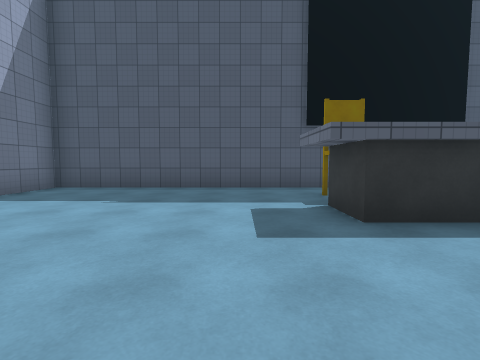
view 1 (above)

24 first-person views from a walk through a 3-D level made in the Unity game engine. The camera is 1.3 m above the floor, tilts 4° down and sees 85° across. The floor is counted in squares, 2 m on a side. Each view is taken from the middle of a square. On the plan, view 1 faces up. The plan holds only what a view shows up to about 9 squares ahead; the rest is blank. The player is left out. Surface patterns are stand-ins for the level's own textures.

view 2
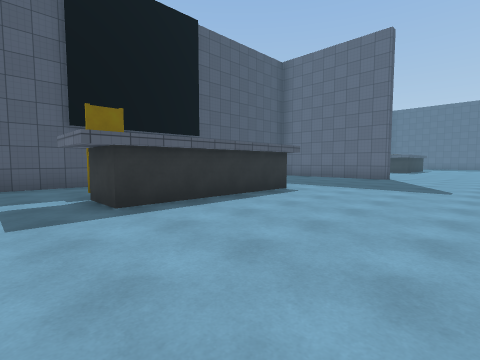

view 3
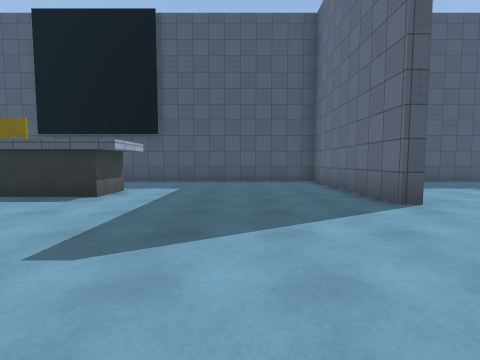

view 4
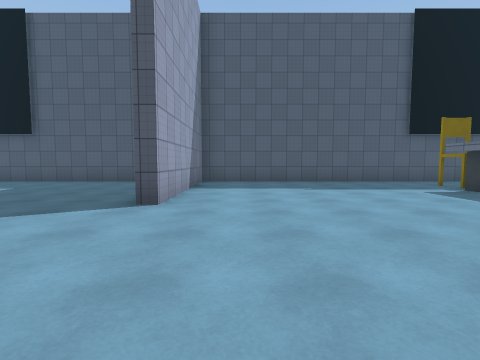

view 5
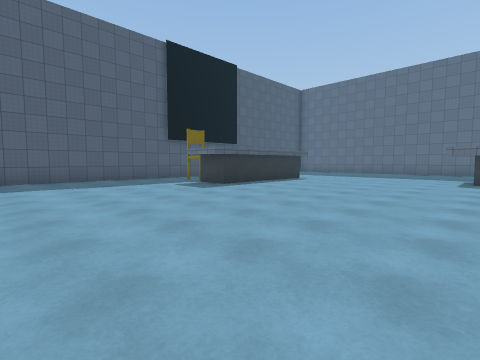

view 6
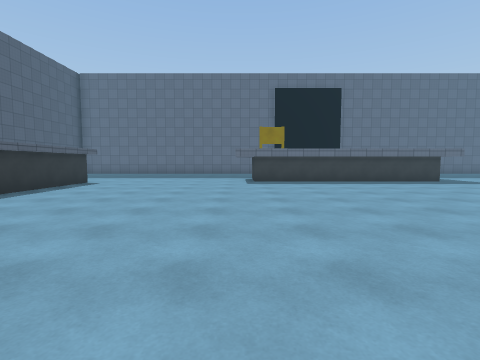

view 7
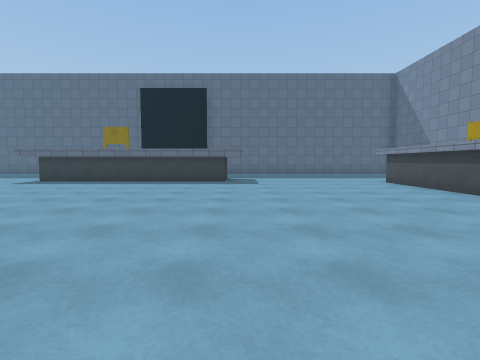

view 8
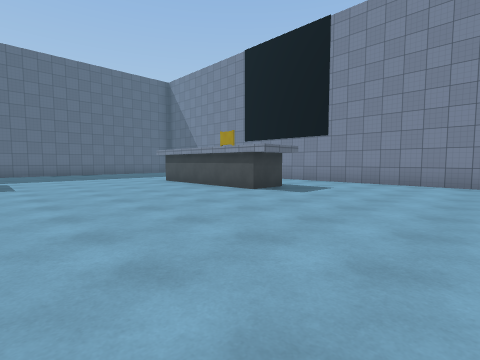

view 9
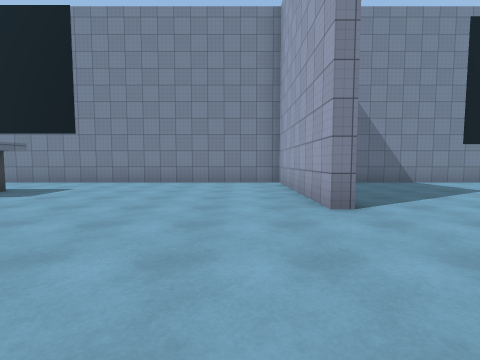

view 10
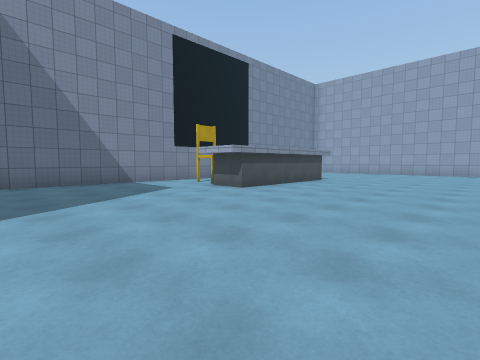

view 11
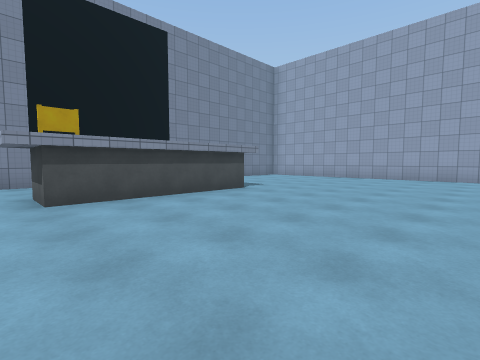

view 12
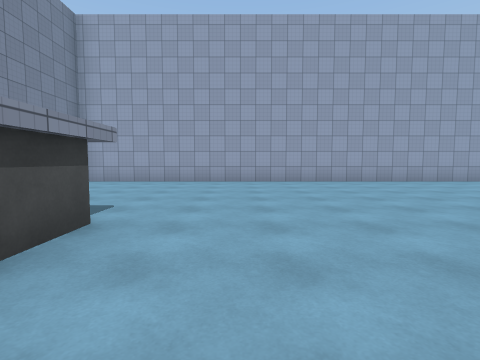

view 13
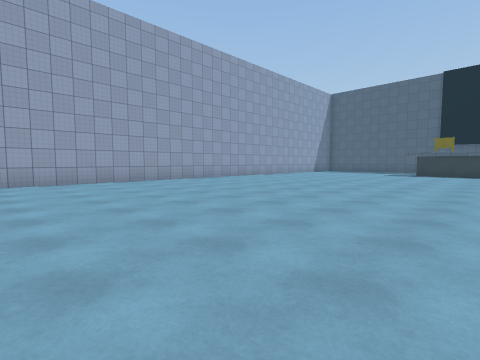

view 14
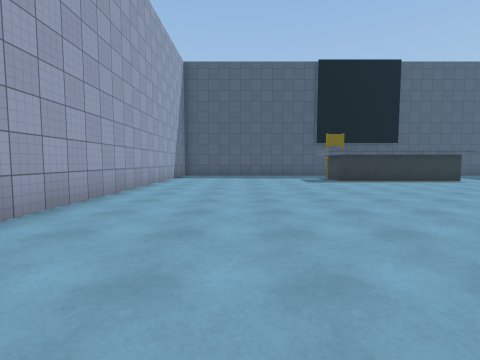

view 15
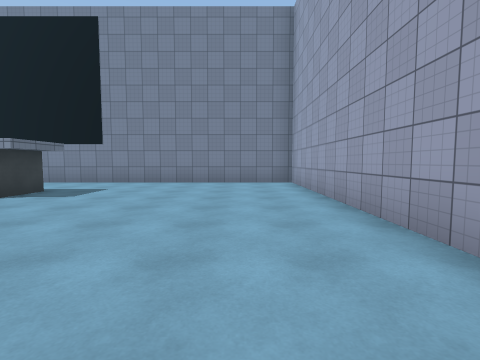

view 16
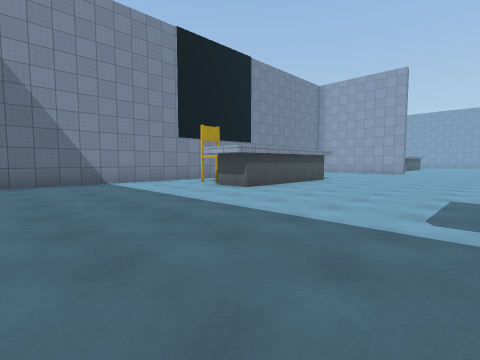

view 17
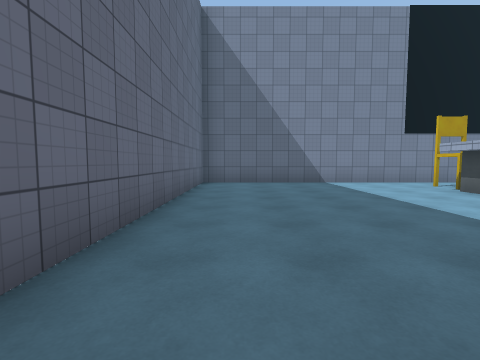

view 18
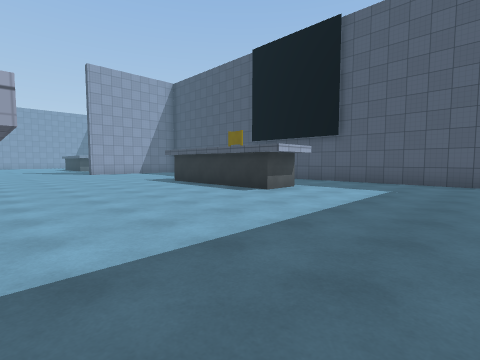

view 19
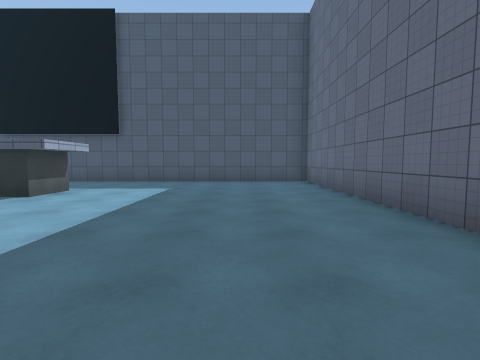

view 20
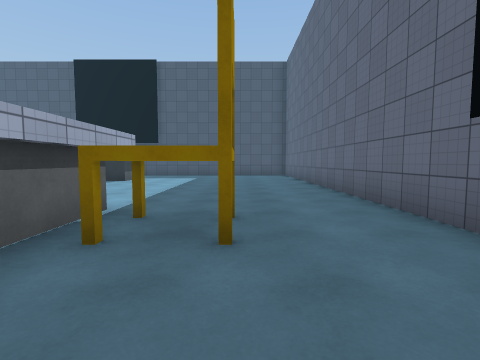

view 21
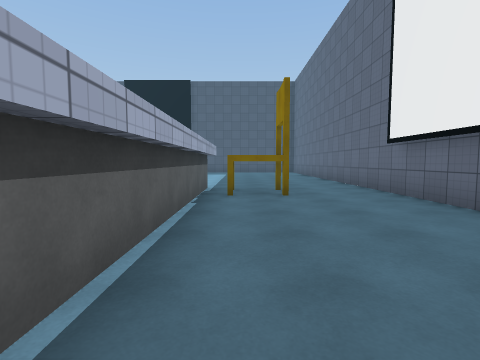

view 22
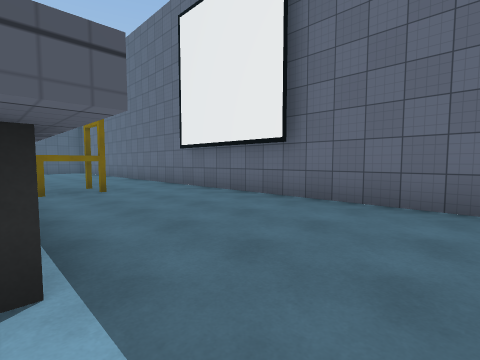

view 23
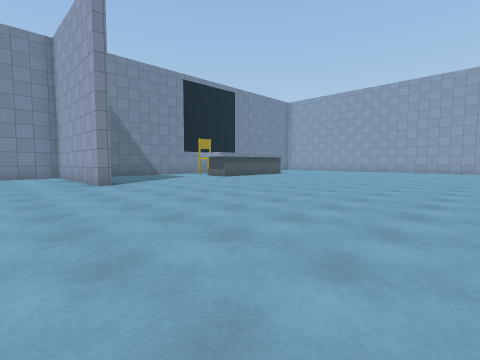

view 24
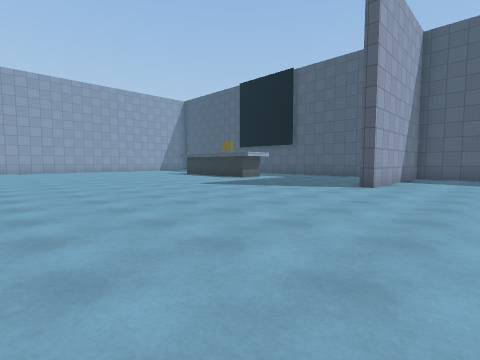

### Floor plan
Points are (right, up) in squares from view 1. A wall is a line through its corners. A room is listed if a view was taken in it or the views show most of it. See-through windows are left out.
Room 1 (views 1, 2, 3, 4, 5, 6, 7, 8, 9, 10, 11, 12, 13, 14, 15, 16, 17, 18, 19, 20, 21, 22, 23, 24)
walls: (10.4, -12.5) (10.8, -12.5) (10.8, -17.2) (27.2, -17.2) (27.2, 6.5) (10.8, 6.5) (10.8, 1.9) (10.4, 1.9) (10.4, 6.5) (4.1, 6.5); (17.1, -14.8) (17.1, -13.6) (21.2, -13.6) (21.2, -14.8); (21.3, -9.1) (21.3, -1.9); (21.5, -8.6) (21.5, -2.4); (5.4, 4) (5.4, 2.8) (1.3, 2.8) (1.3, 4); (23.2, -2.4) (23.2, -8.2); (1.3, -14.8) (1.3, -13.6) (5.4, -13.6) (5.4, -14.8); (23.4, -1.7) (23.4, -8.4); (24.9, -3) (24.9, -4) (23.7, -4); (21.2, 4) (21.2, 2.8) (17.1, 2.8) (17.1, 4); (2.2, 6.5) (-4.6, 6.5) (-4.6, 5); (-4.6, 3) (-4.6, -17.2) (9.8, -17.2)
ways out: gap at (5, -15); gap at (21, -15)
objects: other object (2, 5); other object (5, -16); other object (18, 5); other object (21, -16)

Positions as (right, up) in squares from view 1, and headings:
1: (0, 0), facing up
2: (0, -1), facing up-right
3: (8, -2), facing up
4: (12, -2), facing up
5: (12, -3), facing up-right
6: (13, -2), facing right
7: (13, -9), facing right
8: (13, -9), facing down-right
9: (12, -9), facing down
10: (10, -9), facing down-left
11: (6, -9), facing down-left
12: (4, -12), facing left
13: (4, -11), facing up-left
14: (-2, -6), facing up
15: (-3, -9), facing down
16: (26, -9), facing down-left
17: (26, -9), facing down
18: (25, -2), facing up-left
19: (25, -2), facing up
20: (25, -6), facing up
21: (24, -9), facing up
22: (23, -10), facing up-right
23: (13, -5), facing down-left
24: (13, -5), facing up-left
